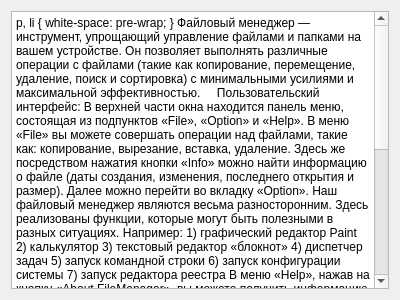
<?xml version="1.0" encoding="UTF-8"?>
<ui version="4.0">
 <class>Form</class>
 <widget class="QWidget" name="Form">
  <property name="geometry">
   <rect>
    <x>0</x>
    <y>0</y>
    <width>400</width>
    <height>300</height>
   </rect>
  </property>
  <property name="minimumSize">
   <size>
    <width>400</width>
    <height>300</height>
   </size>
  </property>
  <property name="windowTitle">
   <string>Справка</string>
  </property>
  <property name="windowIcon">
   <iconset>
    <normaloff>favicon.ico</normaloff>favicon.ico</iconset>
  </property>
  <layout class="QHBoxLayout" name="horizontalLayout">
   <item>
    <layout class="QVBoxLayout" name="verticalLayout">
     <item>
      <widget class="QTextBrowser" name="textBrowser">
       <property name="html">
        <string>&lt;!DOCTYPE HTML PUBLIC &quot;-//W3C//DTD HTML 4.0//EN&quot; &quot;http://www.w3.org/TR/REC-html40/strict.dtd&quot;&gt;
&lt;html&gt;&lt;head&gt;&lt;meta name=&quot;qrichtext&quot; content=&quot;1&quot; /&gt;&lt;style type=&quot;text/css&quot;&gt;
p, li { white-space: pre-wrap; }
&lt;/style&gt;&lt;/head&gt;&lt;body style=&quot; font-family:'MS Shell Dlg 2'; font-size:8.25pt; font-weight:400; font-style:normal;&quot;&gt;
&lt;p style=&quot; margin-top:12px; margin-bottom:12px; margin-left:0px; margin-right:0px; -qt-block-indent:0; text-indent:0px;&quot;&gt;&lt;span style=&quot; font-size:8pt; color:#000000;&quot;&gt;Файловый менеджер — инструмент, упрощающий управление файлами и папками на вашем устройстве. Он позволяет выполнять различные операции с файлами (такие как копирование, перемещение, удаление, поиск и сортировка) с минимальными усилиями и максимальной эффективностью.&lt;/span&gt;&lt;span style=&quot; font-size:8pt;&quot;&gt; &lt;/span&gt;&lt;/p&gt;
&lt;p style=&quot; margin-top:12px; margin-bottom:12px; margin-left:0px; margin-right:0px; -qt-block-indent:0; text-indent:0px;&quot;&gt;&lt;span style=&quot; font-family:'Times New Roman,serif'; font-size:12pt;&quot;&gt; &lt;/span&gt;&lt;span style=&quot; font-size:8pt;&quot;&gt; &lt;/span&gt;&lt;/p&gt;
&lt;p style=&quot; margin-top:12px; margin-bottom:12px; margin-left:0px; margin-right:0px; -qt-block-indent:0; text-indent:0px;&quot;&gt;&lt;span style=&quot; font-family:'Times New Roman,serif'; font-size:12pt;&quot;&gt; &lt;/span&gt;&lt;span style=&quot; font-size:8pt;&quot;&gt; &lt;/span&gt;&lt;/p&gt;
&lt;p style=&quot; margin-top:12px; margin-bottom:12px; margin-left:0px; margin-right:0px; -qt-block-indent:0; text-indent:0px;&quot;&gt;&lt;span style=&quot; font-family:'Times New Roman,serif'; font-size:12pt; font-weight:600;&quot;&gt;Пользовательский интерфейс:&lt;/span&gt;&lt;span style=&quot; font-size:8pt;&quot;&gt; &lt;/span&gt;&lt;/p&gt;
&lt;p style=&quot; margin-top:12px; margin-bottom:12px; margin-left:0px; margin-right:0px; -qt-block-indent:0; text-indent:0px;&quot;&gt;&lt;span style=&quot; font-family:'Times New Roman,serif'; font-size:12pt;&quot;&gt;В верхней части окна находится панель меню, состоящая из подпунктов «File», «Option» и «Help». &lt;/span&gt;&lt;/p&gt;
&lt;p style=&quot; margin-top:12px; margin-bottom:12px; margin-left:0px; margin-right:0px; -qt-block-indent:0; text-indent:0px;&quot;&gt;&lt;span style=&quot; font-family:'Times New Roman,serif'; font-size:12pt;&quot;&gt;В меню «File» вы можете совершать операции над файлами, такие как: копирование, вырезание, вставка, удаление. Здесь же посредством нажатия кнопки «Info» можно найти информацию о файле (даты создания, изменения, последнего открытия и размер).&lt;/span&gt;&lt;span style=&quot; font-size:8pt;&quot;&gt; &lt;/span&gt;&lt;/p&gt;
&lt;p style=&quot; margin-top:12px; margin-bottom:12px; margin-left:0px; margin-right:0px; -qt-block-indent:0; text-indent:0px;&quot;&gt;&lt;span style=&quot; font-family:'Times New Roman,serif'; font-size:12pt;&quot;&gt;Далее можно перейти во вкладку «Option». Наш файловый менеджер являются весьма разносторонним. Здесь реализованы функции, которые могут быть полезными в разных ситуациях. Например:&lt;/span&gt;&lt;span style=&quot; font-size:8pt;&quot;&gt; &lt;/span&gt;&lt;/p&gt;
&lt;p style=&quot; margin-top:12px; margin-bottom:12px; margin-left:0px; margin-right:0px; -qt-block-indent:0; text-indent:0px;&quot;&gt;&lt;span style=&quot; font-family:'Times New Roman,serif'; font-size:12pt;&quot;&gt;1) графический редактор Paint &lt;/span&gt;&lt;/p&gt;
&lt;p style=&quot; margin-top:12px; margin-bottom:12px; margin-left:0px; margin-right:0px; -qt-block-indent:0; text-indent:0px;&quot;&gt;&lt;span style=&quot; font-family:'Times New Roman,serif'; font-size:12pt;&quot;&gt;2) калькулятор &lt;/span&gt;&lt;/p&gt;
&lt;p style=&quot; margin-top:12px; margin-bottom:12px; margin-left:0px; margin-right:0px; -qt-block-indent:0; text-indent:0px;&quot;&gt;&lt;span style=&quot; font-family:'Times New Roman,serif'; font-size:12pt;&quot;&gt;3) текстовый редактор «блокнот» &lt;/span&gt;&lt;/p&gt;
&lt;p style=&quot; margin-top:12px; margin-bottom:12px; margin-left:0px; margin-right:0px; -qt-block-indent:0; text-indent:0px;&quot;&gt;&lt;span style=&quot; font-family:'Times New Roman,serif'; font-size:12pt;&quot;&gt;4) диспетчер задач&lt;/span&gt;&lt;span style=&quot; font-size:8pt;&quot;&gt; &lt;/span&gt;&lt;/p&gt;
&lt;p style=&quot; margin-top:12px; margin-bottom:12px; margin-left:0px; margin-right:0px; -qt-block-indent:0; text-indent:0px;&quot;&gt;&lt;span style=&quot; font-family:'Times New Roman,serif'; font-size:12pt;&quot;&gt;5) запуск командной строки&lt;/span&gt;&lt;span style=&quot; font-size:8pt;&quot;&gt; &lt;/span&gt;&lt;/p&gt;
&lt;p style=&quot; margin-top:12px; margin-bottom:12px; margin-left:0px; margin-right:0px; -qt-block-indent:0; text-indent:0px;&quot;&gt;&lt;span style=&quot; font-family:'Times New Roman,serif'; font-size:12pt;&quot;&gt;6) запуск конфигурации системы&lt;/span&gt;&lt;span style=&quot; font-size:8pt;&quot;&gt; &lt;/span&gt;&lt;/p&gt;
&lt;p style=&quot; margin-top:12px; margin-bottom:12px; margin-left:0px; margin-right:0px; -qt-block-indent:0; text-indent:0px;&quot;&gt;&lt;span style=&quot; font-family:'Times New Roman,serif'; font-size:12pt;&quot;&gt;7) запуск редактора реестра&lt;/span&gt;&lt;span style=&quot; font-size:8pt;&quot;&gt; &lt;/span&gt;&lt;/p&gt;
&lt;p style=&quot; margin-top:12px; margin-bottom:12px; margin-left:0px; margin-right:0px; -qt-block-indent:0; text-indent:0px;&quot;&gt;&lt;span style=&quot; font-family:'Times New Roman,serif'; font-size:12pt;&quot;&gt;В меню «Help», нажав на кнопку «About FileManager», вы можете получить информацию об особенностях нашего файлового менеджера, используемых технологиях, структуре и контактах для связи с авторами проекта на случай возникновения вопросов.&lt;/span&gt;&lt;span style=&quot; font-size:8pt;&quot;&gt; &lt;/span&gt;&lt;/p&gt;
&lt;p style=&quot; margin-top:12px; margin-bottom:12px; margin-left:0px; margin-right:0px; -qt-block-indent:0; text-indent:0px;&quot;&gt;&lt;span style=&quot; font-family:'Times New Roman,serif'; font-size:12pt;&quot;&gt;Также при работе с файлами, нажав ПКМ, можно создавать новые папки посредством использования «New folder», переименовывать уже имеющиеся файлы («Rename), а также открывать файлы в текстовом формате – «Open as text»&lt;/span&gt;&lt;span style=&quot; font-size:8pt;&quot;&gt; &lt;/span&gt;&lt;/p&gt;
&lt;p style=&quot; margin-top:12px; margin-bottom:12px; margin-left:0px; margin-right:0px; -qt-block-indent:0; text-indent:0px;&quot;&gt;&lt;span style=&quot; font-family:'Times New Roman,serif'; font-size:12pt;&quot;&gt; &lt;/span&gt;&lt;span style=&quot; font-size:8pt;&quot;&gt; &lt;/span&gt;&lt;/p&gt;
&lt;p style=&quot; margin-top:12px; margin-bottom:12px; margin-left:0px; margin-right:0px; -qt-block-indent:0; text-indent:0px;&quot;&gt;&lt;span style=&quot; font-family:'Times New Roman,serif'; font-size:12pt;&quot;&gt; &lt;/span&gt;&lt;span style=&quot; font-size:8pt;&quot;&gt; &lt;/span&gt;&lt;/p&gt;
&lt;p style=&quot; margin-top:12px; margin-bottom:12px; margin-left:0px; margin-right:0px; -qt-block-indent:0; text-indent:0px;&quot;&gt;&lt;span style=&quot; font-family:'Times New Roman,serif'; font-size:12pt; font-weight:600;&quot;&gt; &lt;/span&gt;&lt;span style=&quot; font-size:8pt;&quot;&gt; &lt;/span&gt;&lt;/p&gt;
&lt;p style=&quot; margin-top:12px; margin-bottom:12px; margin-left:0px; margin-right:0px; -qt-block-indent:0; text-indent:0px;&quot;&gt;&lt;span style=&quot; font-family:'Times New Roman,serif'; font-size:12pt; font-weight:600;&quot;&gt; &lt;/span&gt;&lt;span style=&quot; font-size:8pt;&quot;&gt; &lt;/span&gt;&lt;/p&gt;
&lt;p style=&quot; margin-top:12px; margin-bottom:12px; margin-left:0px; margin-right:0px; -qt-block-indent:0; text-indent:0px;&quot;&gt;&lt;span style=&quot; font-family:'Times New Roman,serif'; font-size:12pt; font-weight:600;&quot;&gt; &lt;/span&gt;&lt;span style=&quot; font-size:8pt;&quot;&gt; &lt;/span&gt;&lt;/p&gt;
&lt;p style=&quot; margin-top:12px; margin-bottom:12px; margin-left:0px; margin-right:0px; -qt-block-indent:0; text-indent:0px;&quot;&gt;&lt;span style=&quot; font-family:'Times New Roman,serif'; font-size:12pt; font-weight:600;&quot;&gt;Сочетание клавиш:&lt;/span&gt;&lt;span style=&quot; font-size:8pt;&quot;&gt; &lt;/span&gt;&lt;/p&gt;
&lt;p style=&quot; margin-top:12px; margin-bottom:12px; margin-left:0px; margin-right:0px; -qt-block-indent:0; text-indent:0px;&quot;&gt;&lt;span style=&quot; font-family:'Times New Roman,serif'; font-size:12pt; color:#000000; background-color:#ffffff;&quot;&gt;F4 - переименовать&lt;/span&gt;&lt;span style=&quot; font-family:'Times New Roman,serif'; font-size:12pt; color:#000000;&quot;&gt;&lt;br /&gt;&lt;/span&gt;&lt;span style=&quot; font-family:'Times New Roman,serif'; font-size:12pt; color:#000000; background-color:#ffffff;&quot;&gt;F5, Ctrl+C - копировать&lt;/span&gt;&lt;span style=&quot; font-family:'Times New Roman,serif'; font-size:12pt; color:#000000;&quot;&gt;&lt;br /&gt;&lt;/span&gt;&lt;span style=&quot; font-family:'Times New Roman,serif'; font-size:12pt; color:#000000; background-color:#ffffff;&quot;&gt;Ctrl+X - вырезать&lt;/span&gt;&lt;span style=&quot; font-family:'Times New Roman,serif'; font-size:12pt; color:#000000;&quot;&gt;&lt;br /&gt;&lt;/span&gt;&lt;span style=&quot; font-family:'Times New Roman,serif'; font-size:12pt; color:#000000; background-color:#ffffff;&quot;&gt;F7 - создать каталог&lt;/span&gt;&lt;span style=&quot; font-family:'Times New Roman,serif'; font-size:12pt; color:#000000;&quot;&gt;&lt;br /&gt;&lt;/span&gt;&lt;span style=&quot; font-family:'Times New Roman,serif'; font-size:12pt; color:#000000; background-color:#ffffff;&quot;&gt;F8, Ctrl+D, Del - удалить&lt;/span&gt;&lt;span style=&quot; font-family:'Times New Roman,serif'; font-size:12pt; color:#000000;&quot;&gt;&lt;br /&gt;&lt;/span&gt;&lt;span style=&quot; font-family:'Times New Roman,serif'; font-size:12pt; color:#000000; background-color:#ffffff;&quot;&gt;F6, Ctrl+V – вставить&lt;/span&gt;&lt;span style=&quot; font-size:8pt;&quot;&gt; &lt;/span&gt;&lt;/p&gt;
&lt;p style=&quot; margin-top:12px; margin-bottom:12px; margin-left:0px; margin-right:0px; -qt-block-indent:0; text-indent:0px;&quot;&gt;&lt;span style=&quot; font-family:'Times New Roman,serif'; font-size:12pt; color:#000000; background-color:#ffffff;&quot;&gt; &lt;/span&gt;&lt;span style=&quot; font-size:8pt;&quot;&gt; &lt;/span&gt;&lt;/p&gt;
&lt;p style=&quot; margin-top:12px; margin-bottom:12px; margin-left:0px; margin-right:0px; -qt-block-indent:0; text-indent:0px;&quot;&gt;&lt;span style=&quot; font-family:'Times New Roman,serif'; font-size:12pt; font-weight:600; color:#000000; background-color:#ffffff;&quot;&gt;Работа с файлами:&lt;/span&gt;&lt;span style=&quot; font-size:8pt;&quot;&gt; &lt;/span&gt;&lt;/p&gt;
&lt;p style=&quot; margin-top:12px; margin-bottom:12px; margin-left:0px; margin-right:0px; -qt-block-indent:0; text-indent:0px;&quot;&gt;&lt;span style=&quot; font-family:'Times New Roman,serif'; font-size:12pt; color:#000000; background-color:#ffffff;&quot;&gt;copy – копировать&lt;/span&gt;&lt;span style=&quot; font-size:8pt;&quot;&gt; &lt;/span&gt;&lt;/p&gt;
&lt;p style=&quot; margin-top:12px; margin-bottom:12px; margin-left:0px; margin-right:0px; -qt-block-indent:0; text-indent:0px;&quot;&gt;&lt;span style=&quot; font-family:'Times New Roman,serif'; font-size:12pt; color:#000000; background-color:#ffffff;&quot;&gt;cut – вырезать&lt;/span&gt;&lt;span style=&quot; font-size:8pt;&quot;&gt; &lt;/span&gt;&lt;/p&gt;
&lt;p style=&quot; margin-top:12px; margin-bottom:12px; margin-left:0px; margin-right:0px; -qt-block-indent:0; text-indent:0px;&quot;&gt;&lt;span style=&quot; font-family:'Times New Roman,serif'; font-size:12pt; color:#000000; background-color:#ffffff;&quot;&gt;paste – вставить&lt;/span&gt;&lt;span style=&quot; font-size:8pt;&quot;&gt; &lt;/span&gt;&lt;/p&gt;
&lt;p style=&quot; margin-top:12px; margin-bottom:12px; margin-left:0px; margin-right:0px; -qt-block-indent:0; text-indent:0px;&quot;&gt;&lt;span style=&quot; font-family:'Times New Roman,serif'; font-size:12pt; color:#000000; background-color:#ffffff;&quot;&gt;delete – удалить&lt;/span&gt;&lt;span style=&quot; font-size:8pt;&quot;&gt; &lt;/span&gt;&lt;/p&gt;
&lt;p style=&quot; margin-top:12px; margin-bottom:12px; margin-left:0px; margin-right:0px; -qt-block-indent:0; text-indent:0px;&quot;&gt;&lt;span style=&quot; font-family:'Times New Roman,serif'; font-size:12pt; color:#000000; background-color:#ffffff;&quot;&gt;new folder – новая папка&lt;/span&gt;&lt;span style=&quot; font-size:8pt;&quot;&gt; &lt;/span&gt;&lt;/p&gt;
&lt;p style=&quot; margin-top:12px; margin-bottom:12px; margin-left:0px; margin-right:0px; -qt-block-indent:0; text-indent:0px;&quot;&gt;&lt;span style=&quot; font-family:'Times New Roman,serif'; font-size:12pt; color:#000000; background-color:#ffffff;&quot;&gt;rename – переименовать&lt;/span&gt;&lt;span style=&quot; font-size:8pt;&quot;&gt; &lt;/span&gt;&lt;/p&gt;
&lt;p style=&quot; margin-top:12px; margin-bottom:12px; margin-left:0px; margin-right:0px; -qt-block-indent:0; text-indent:0px;&quot;&gt;&lt;span style=&quot; font-family:'Times New Roman,serif'; font-size:12pt; color:#000000; background-color:#ffffff;&quot;&gt;open as text – открыть в блокноте, как текстовый&lt;/span&gt;&lt;span style=&quot; font-size:8pt;&quot;&gt; &lt;/span&gt;&lt;/p&gt;
&lt;p style=&quot; margin-top:12px; margin-bottom:12px; margin-left:0px; margin-right:0px; -qt-block-indent:0; text-indent:0px;&quot;&gt;&lt;span style=&quot; font-family:'Times New Roman,serif'; font-size:12pt; color:#000000; background-color:#ffffff;&quot;&gt;info – информация о файле&lt;/span&gt;&lt;span style=&quot; font-size:8pt;&quot;&gt; &lt;/span&gt;&lt;/p&gt;
&lt;p style=&quot; margin-top:12px; margin-bottom:12px; margin-left:0px; margin-right:0px; -qt-block-indent:0; text-indent:0px;&quot;&gt;&lt;span style=&quot; font-family:'Times New Roman,serif'; font-size:12pt; color:#000000; background-color:#ffffff;&quot;&gt; &lt;/span&gt;&lt;span style=&quot; font-size:8pt;&quot;&gt; &lt;/span&gt;&lt;/p&gt;
&lt;p style=&quot; margin-top:12px; margin-bottom:12px; margin-left:0px; margin-right:0px; -qt-block-indent:0; text-indent:0px;&quot;&gt;&lt;span style=&quot; font-family:'Times New Roman,serif'; font-size:12pt; font-weight:600; color:#000000; background-color:#ffffff;&quot;&gt;Меню:&lt;/span&gt;&lt;span style=&quot; font-size:8pt;&quot;&gt; &lt;/span&gt;&lt;/p&gt;
&lt;p style=&quot; margin-top:12px; margin-bottom:12px; margin-left:0px; margin-right:0px; -qt-block-indent:0; text-indent:0px;&quot;&gt;&lt;span style=&quot; font-family:'Times New Roman,serif'; font-size:12pt; font-weight:600; color:#000000; background-color:#ffffff;&quot;&gt;File:&lt;/span&gt;&lt;span style=&quot; font-size:8pt;&quot;&gt; &lt;/span&gt;&lt;/p&gt;
&lt;p style=&quot; margin-top:12px; margin-bottom:12px; margin-left:0px; margin-right:0px; -qt-block-indent:0; text-indent:0px;&quot;&gt;&lt;span style=&quot; font-family:'Times New Roman,serif'; font-size:12pt; color:#000000; background-color:#ffffff;&quot;&gt;- info – информация о файле&lt;/span&gt;&lt;span style=&quot; font-size:8pt;&quot;&gt; &lt;/span&gt;&lt;/p&gt;
&lt;p style=&quot; margin-top:12px; margin-bottom:12px; margin-left:0px; margin-right:0px; -qt-block-indent:0; text-indent:0px;&quot;&gt;&lt;span style=&quot; font-family:'Times New Roman,serif'; font-size:12pt; color:#000000; background-color:#ffffff;&quot;&gt;- copy – копировать&lt;/span&gt;&lt;span style=&quot; font-size:8pt;&quot;&gt; &lt;/span&gt;&lt;/p&gt;
&lt;p style=&quot; margin-top:12px; margin-bottom:12px; margin-left:0px; margin-right:0px; -qt-block-indent:0; text-indent:0px;&quot;&gt;&lt;span style=&quot; font-family:'Times New Roman,serif'; font-size:12pt; color:#000000; background-color:#ffffff;&quot;&gt;- cut – вырезать&lt;/span&gt;&lt;span style=&quot; font-size:8pt;&quot;&gt; &lt;/span&gt;&lt;/p&gt;
&lt;p style=&quot; margin-top:12px; margin-bottom:12px; margin-left:0px; margin-right:0px; -qt-block-indent:0; text-indent:0px;&quot;&gt;&lt;span style=&quot; font-family:'Times New Roman,serif'; font-size:12pt; color:#000000; background-color:#ffffff;&quot;&gt;- paste – вставить&lt;/span&gt;&lt;span style=&quot; font-size:8pt;&quot;&gt; &lt;/span&gt;&lt;/p&gt;
&lt;p style=&quot; margin-top:12px; margin-bottom:12px; margin-left:0px; margin-right:0px; -qt-block-indent:0; text-indent:0px;&quot;&gt;&lt;span style=&quot; font-family:'Times New Roman,serif'; font-size:12pt; color:#000000; background-color:#ffffff;&quot;&gt;- delete – удалить&lt;/span&gt;&lt;span style=&quot; font-size:8pt;&quot;&gt; &lt;/span&gt;&lt;/p&gt;
&lt;p style=&quot; margin-top:12px; margin-bottom:12px; margin-left:0px; margin-right:0px; -qt-block-indent:0; text-indent:0px;&quot;&gt;&lt;span style=&quot; font-family:'Times New Roman,serif'; font-size:12pt; font-weight:600; color:#000000; background-color:#ffffff;&quot;&gt;Option:&lt;/span&gt;&lt;span style=&quot; font-size:8pt;&quot;&gt; &lt;/span&gt;&lt;/p&gt;
&lt;p style=&quot; margin-top:12px; margin-bottom:12px; margin-left:0px; margin-right:0px; -qt-block-indent:0; text-indent:0px;&quot;&gt;&lt;span style=&quot; font-family:'Times New Roman,serif'; font-size:12pt; color:#000000; background-color:#ffffff;&quot;&gt;- Paint&lt;/span&gt;&lt;span style=&quot; font-size:8pt;&quot;&gt; &lt;/span&gt;&lt;/p&gt;
&lt;p style=&quot; margin-top:12px; margin-bottom:12px; margin-left:0px; margin-right:0px; -qt-block-indent:0; text-indent:0px;&quot;&gt;&lt;span style=&quot; font-family:'Times New Roman,serif'; font-size:12pt; color:#000000; background-color:#ffffff;&quot;&gt;- Калькулятор&lt;/span&gt;&lt;span style=&quot; font-size:8pt;&quot;&gt; &lt;/span&gt;&lt;/p&gt;
&lt;p style=&quot; margin-top:12px; margin-bottom:12px; margin-left:0px; margin-right:0px; -qt-block-indent:0; text-indent:0px;&quot;&gt;&lt;span style=&quot; font-family:'Times New Roman,serif'; font-size:12pt; color:#000000; background-color:#ffffff;&quot;&gt;- Блокнот&lt;/span&gt;&lt;span style=&quot; font-size:8pt;&quot;&gt; &lt;/span&gt;&lt;/p&gt;
&lt;p style=&quot; margin-top:12px; margin-bottom:12px; margin-left:0px; margin-right:0px; -qt-block-indent:0; text-indent:0px;&quot;&gt;&lt;span style=&quot; font-family:'Times New Roman,serif'; font-size:12pt; color:#000000; background-color:#ffffff;&quot;&gt;- Диспетчер задач&lt;/span&gt;&lt;span style=&quot; font-size:8pt;&quot;&gt; &lt;/span&gt;&lt;/p&gt;
&lt;p style=&quot; margin-top:12px; margin-bottom:12px; margin-left:0px; margin-right:0px; -qt-block-indent:0; text-indent:0px;&quot;&gt;&lt;span style=&quot; font-family:'Times New Roman,serif'; font-size:12pt; color:#000000; background-color:#ffffff;&quot;&gt;- Командная строка&lt;/span&gt;&lt;span style=&quot; font-size:8pt;&quot;&gt; &lt;/span&gt;&lt;/p&gt;
&lt;p style=&quot; margin-top:12px; margin-bottom:12px; margin-left:0px; margin-right:0px; -qt-block-indent:0; text-indent:0px;&quot;&gt;&lt;span style=&quot; font-family:'Times New Roman,serif'; font-size:12pt; color:#000000; background-color:#ffffff;&quot;&gt;- Параметры системы&lt;/span&gt;&lt;span style=&quot; font-size:8pt;&quot;&gt; &lt;/span&gt;&lt;/p&gt;
&lt;p style=&quot; margin-top:12px; margin-bottom:12px; margin-left:0px; margin-right:0px; -qt-block-indent:0; text-indent:0px;&quot;&gt;&lt;span style=&quot; font-family:'Times New Roman,serif'; font-size:12pt; color:#000000; background-color:#ffffff;&quot;&gt;- Редактор реестра&lt;/span&gt;&lt;span style=&quot; font-size:8pt;&quot;&gt; &lt;/span&gt;&lt;/p&gt;
&lt;p style=&quot; margin-top:12px; margin-bottom:12px; margin-left:0px; margin-right:0px; -qt-block-indent:0; text-indent:0px;&quot;&gt;&lt;span style=&quot; font-family:'Times New Roman,serif'; font-size:12pt; color:#000000; background-color:#ffffff;&quot;&gt; &lt;/span&gt;&lt;span style=&quot; font-size:8pt;&quot;&gt; &lt;/span&gt;&lt;/p&gt;
&lt;p style=&quot; margin-top:12px; margin-bottom:12px; margin-left:0px; margin-right:0px; -qt-block-indent:0; text-indent:0px;&quot;&gt;&lt;span style=&quot; font-family:'Times New Roman,serif'; font-size:12pt; font-weight:600; color:#000000; background-color:#ffffff;&quot;&gt;Help:&lt;/span&gt;&lt;span style=&quot; font-size:8pt;&quot;&gt; &lt;/span&gt;&lt;/p&gt;
&lt;p style=&quot; margin-top:12px; margin-bottom:12px; margin-left:0px; margin-right:0px; -qt-block-indent:0; text-indent:0px;&quot;&gt;&lt;span style=&quot; font-family:'Times New Roman,serif'; font-size:12pt; color:#000000; background-color:#ffffff;&quot;&gt;About FileManager – некоторая информация о файловом менеджере IiVT-FM &lt;/span&gt;&lt;/p&gt;&lt;/body&gt;&lt;/html&gt;</string>
       </property>
      </widget>
     </item>
    </layout>
   </item>
  </layout>
 </widget>
 <resources/>
 <connections/>
</ui>
